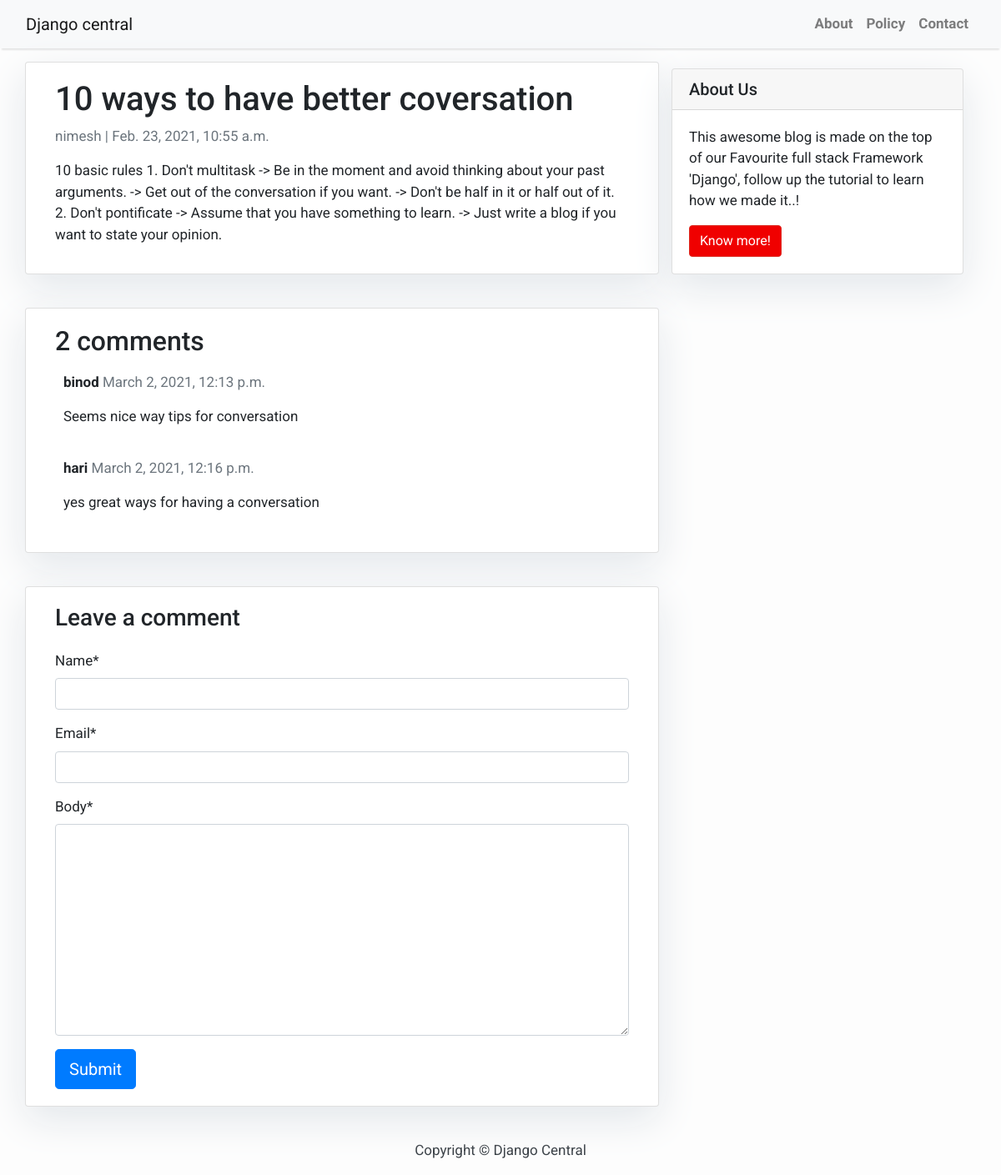
/10-ways-have-better-coversation/, run on the app's committed database.
### blog/models.py (models this page shows, shortened)
class Post(models.Model):
    title = models.CharField(max_length=200, unique=True)
    slug = models.SlugField(max_length=200, unique=True)
    author = models.ForeignKey(User, on_delete= models.CASCADE,related_name='blog_posts')
    updated_on = models.DateTimeField(auto_now= True)
    content = models.TextField()
    created_on = models.DateTimeField(auto_now_add=True)
    status = models.IntegerField(choices=STATUS, default=0)
    class Meta:
        ordering = ['-created_on']

class Comment(models.Model):
    post = models.ForeignKey(Post,on_delete=models.CASCADE,related_name='comments')
    name = models.CharField(max_length=80)
    email = models.EmailField()
    body = models.TextField()
    created_on = models.DateTimeField(auto_now_add=True)
    active = models.BooleanField(default=False)
    class Meta:
        ordering = ['created_on']

### blog/views.py (the view)
# urls.py: path('<slug:slug>/', views.post_detail, name='post_detail'),
def post_detail(request, slug):
    template_name = 'post_detail.html'
    post = get_object_or_404(Post, slug=slug)
    comments = post.comments.filter(active=True)
    new_comment = None
    if request.method == 'POST':
        comment_form = CommentForm(data=request.POST)
        if comment_form.is_valid():
            new_comment = comment_form.save(commit=False)
            new_comment.post = post
            new_comment.save()
    else:
        comment_form = CommentForm()
    return render(request, template_name, {'post': post,
                                           'comments': comments,
                                           'new_comment': new_comment,
                                           'comment_form': comment_form})

### blog/forms.py
class CommentForm(forms.ModelForm):
    class Meta:
        model = Comment
        fields = ('name', 'email', 'body')

### templates/post_detail.html (shortened to what this page needs)
{% extends 'base.html' %} {% block content %}
<div class="container">
  <div class="row">
    <div class="col-md-8 card mb-4  mt-3 left  top">
      <div class="card-body">
        <h1>{% block title %} {{ post.title }} {% endblock title %}</h1>
        <p class=" text-muted">{{ post.author }} | {{ post.created_on }}</p>
        <p class="card-text ">{{ post.content | safe }}</p>
      </div>
    </div>
    {% block sidebar %} {% include 'sidebar.html' %} {% endblock sidebar %}
    <div class="col-md-8 card mb-4  mt-3 ">
      <div class="card-body">
        <h2>{{ comments.count }} comments</h2>
        {% for comment in comments %}
        <div class="comments" style="padding: 10px;">
          <p class="font-weight-bold">
            {{ comment.name }}
            <span class=" text-muted font-weight-normal">
              {{ comment.created_on }}
            </span>
          </p>
          {{ comment.body | linebreaks }}
        </div>
        {% endfor %}
      </div>
    </div>
    <div class="col-md-8 card mb-4  mt-3 ">
      <div class="card-body">
        {% if new_comment %}
        <div class="alert alert-success" role="alert">
          Your comment is awaiting moderation
        </div>
        {% else %}
        {% load crispy_forms_tags %}
        <h3>Leave a comment</h3>
        <form method="post" style="margin-top: 1.3em;">
          {{ comment_form | crispy }}
          <button type="submit" class="btn btn-primary  btn-lg">Submit</button>
        </form>
        {% endif %}
      </div>
    </div>
  </div>
</div>
{% endblock content %}

### templates/base.html (style rules this page uses)
body { font-family: "Roboto", sans-serif; font-size: 17px; background-color: #fdfdfd; }

### templates/sidebar.html (style rules this page uses)
.card { box-shadow: 0 16px 48px #E3E7EB; }

### data on the page
Post: title "10 ways to have better coversation", author "nimesh", created_on "Feb. 23, 2021, 10:55 a.m.", content "10 basic rules 1. Don't multitask -> Be in the moment and avoid thinking about your past arguments. -> Get out of the conversation if you want. -> Don't be half in it or half out of it. 2. Don't pontificate -> Assume that you have something to learn. -> Just write a blog if you want to state your opinion."
Comment: name "binod", created_on "March 2, 2021, 12:13 p.m.", body "Seems nice way tips for conversation"
Comment: name "hari", created_on "March 2, 2021, 12:16 p.m.", body "yes great ways for having a conversation"

### other printed values
{{ comments.count }} "2"
